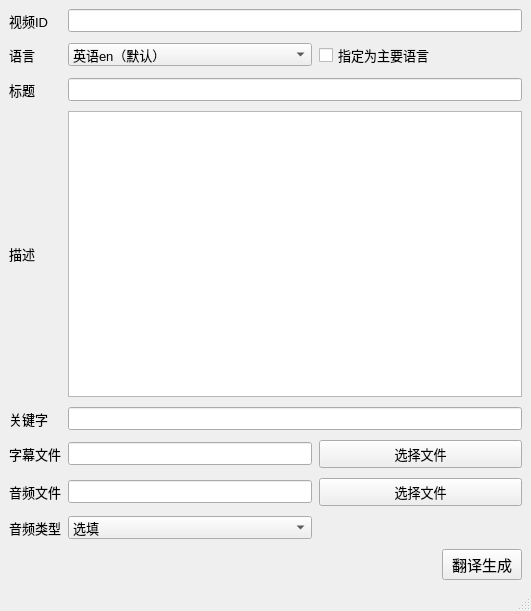
<?xml version="1.0" encoding="UTF-8"?>
<ui version="4.0">
 <class>MainWindow</class>
 <widget class="QMainWindow" name="MainWindow">
  <property name="geometry">
   <rect>
    <x>0</x>
    <y>0</y>
    <width>531</width>
    <height>611</height>
   </rect>
  </property>
  <property name="windowTitle">
   <string>MainWindow</string>
  </property>
  <widget class="QWidget" name="centralwidget">
   <layout class="QGridLayout" name="gridLayout" columnstretch="0,0,0,0,0,0,0">
    <property name="rightMargin">
     <number>9</number>
    </property>
    <property name="horizontalSpacing">
     <number>7</number>
    </property>
    <property name="verticalSpacing">
     <number>10</number>
    </property>
    <item row="6" column="0">
     <widget class="QLabel" name="label_6">
      <property name="font">
       <font>
        <pointsize>10</pointsize>
       </font>
      </property>
      <property name="text">
       <string>字幕文件</string>
      </property>
     </widget>
    </item>
    <item row="3" column="2" colspan="4">
     <widget class="QLineEdit" name="title_con">
      <property name="font">
       <font>
        <pointsize>10</pointsize>
       </font>
      </property>
     </widget>
    </item>
    <item row="0" column="2" colspan="4">
     <widget class="QLineEdit" name="video_id_con">
      <property name="font">
       <font>
        <pointsize>10</pointsize>
       </font>
      </property>
      <property name="text">
       <string/>
      </property>
     </widget>
    </item>
    <item row="5" column="2" colspan="4">
     <widget class="QLineEdit" name="key_con">
      <property name="font">
       <font>
        <pointsize>10</pointsize>
       </font>
      </property>
     </widget>
    </item>
    <item row="0" column="0">
     <widget class="QLabel" name="label">
      <property name="font">
       <font>
        <pointsize>10</pointsize>
       </font>
      </property>
      <property name="text">
       <string>视频ID</string>
      </property>
     </widget>
    </item>
    <item row="9" column="2">
     <widget class="QLineEdit" name="audio_file_con">
      <property name="font">
       <font>
        <pointsize>10</pointsize>
       </font>
      </property>
     </widget>
    </item>
    <item row="4" column="0">
     <widget class="QLabel" name="label_4">
      <property name="font">
       <font>
        <pointsize>10</pointsize>
       </font>
      </property>
      <property name="text">
       <string>描述</string>
      </property>
     </widget>
    </item>
    <item row="6" column="2">
     <widget class="QLineEdit" name="srt_file_con">
      <property name="font">
       <font>
        <pointsize>10</pointsize>
       </font>
      </property>
      <property name="text">
       <string/>
      </property>
     </widget>
    </item>
    <item row="5" column="0">
     <widget class="QLabel" name="label_5">
      <property name="font">
       <font>
        <pointsize>10</pointsize>
       </font>
      </property>
      <property name="text">
       <string>关键字</string>
      </property>
     </widget>
    </item>
    <item row="2" column="0">
     <widget class="QLabel" name="label_2">
      <property name="font">
       <font>
        <pointsize>10</pointsize>
       </font>
      </property>
      <property name="text">
       <string>语言</string>
      </property>
     </widget>
    </item>
    <item row="9" column="0">
     <widget class="QLabel" name="label_7">
      <property name="font">
       <font>
        <pointsize>10</pointsize>
       </font>
      </property>
      <property name="text">
       <string>音频文件</string>
      </property>
     </widget>
    </item>
    <item row="4" column="2" colspan="4">
     <widget class="QPlainTextEdit" name="desc_con">
      <property name="font">
       <font>
        <pointsize>10</pointsize>
       </font>
      </property>
     </widget>
    </item>
    <item row="12" column="0">
     <widget class="QLabel" name="label_8">
      <property name="font">
       <font>
        <pointsize>10</pointsize>
       </font>
      </property>
      <property name="text">
       <string>音频类型</string>
      </property>
     </widget>
    </item>
    <item row="3" column="0">
     <widget class="QLabel" name="label_3">
      <property name="font">
       <font>
        <pointsize>10</pointsize>
       </font>
      </property>
      <property name="text">
       <string>标题</string>
      </property>
     </widget>
    </item>
    <item row="12" column="2">
     <widget class="QComboBox" name="audio_choice">
      <property name="font">
       <font>
        <pointsize>10</pointsize>
       </font>
      </property>
      <item>
       <property name="text">
        <string>选填</string>
       </property>
      </item>
      <item>
       <property name="text">
        <string>localized_audio</string>
       </property>
      </item>
      <item>
       <property name="text">
        <string>audio_description</string>
       </property>
      </item>
      <item>
       <property name="text">
        <string>commentary</string>
       </property>
      </item>
     </widget>
    </item>
    <item row="9" column="3" colspan="3">
     <widget class="QPushButton" name="choiceaudio_button_">
      <property name="font">
       <font>
        <pointsize>10</pointsize>
       </font>
      </property>
      <property name="text">
       <string>选择文件</string>
      </property>
     </widget>
    </item>
    <item row="6" column="3" colspan="3">
     <widget class="QPushButton" name="choicesrt_button">
      <property name="font">
       <font>
        <pointsize>10</pointsize>
       </font>
      </property>
      <property name="text">
       <string>选择文件</string>
      </property>
     </widget>
    </item>
    <item row="2" column="2">
     <widget class="QComboBox" name="lang_choice">
      <property name="font">
       <font>
        <pointsize>10</pointsize>
       </font>
      </property>
      <item>
       <property name="text">
        <string>英语en（默认）</string>
       </property>
      </item>
      <item>
       <property name="text">
        <string>韩语kor</string>
       </property>
      </item>
      <item>
       <property name="text">
        <string>泰语th</string>
       </property>
      </item>
      <item>
       <property name="text">
        <string>葡萄牙语pt</string>
       </property>
      </item>
      <item>
       <property name="text">
        <string>希腊语el</string>
       </property>
      </item>
      <item>
       <property name="text">
        <string>保加利亚语bul</string>
       </property>
      </item>
      <item>
       <property name="text">
        <string>芬兰语fin</string>
       </property>
      </item>
      <item>
       <property name="text">
        <string>斯洛文尼亚slo</string>
       </property>
      </item>
      <item>
       <property name="text">
        <string>法语fra</string>
       </property>
      </item>
      <item>
       <property name="text">
        <string>阿拉伯语ara</string>
       </property>
      </item>
      <item>
       <property name="text">
        <string>德语de</string>
       </property>
      </item>
      <item>
       <property name="text">
        <string>荷兰语nl</string>
       </property>
      </item>
      <item>
       <property name="text">
        <string>爱沙尼亚语est</string>
       </property>
      </item>
      <item>
       <property name="text">
        <string>捷克语cs</string>
       </property>
      </item>
      <item>
       <property name="text">
        <string>瑞典语swe</string>
       </property>
      </item>
      <item>
       <property name="text">
        <string>越南语vie</string>
       </property>
      </item>
      <item>
       <property name="text">
        <string>日语jp</string>
       </property>
      </item>
      <item>
       <property name="text">
        <string>西班牙语spa</string>
       </property>
      </item>
      <item>
       <property name="text">
        <string>俄语ru</string>
       </property>
      </item>
      <item>
       <property name="text">
        <string>意大利语it</string>
       </property>
      </item>
      <item>
       <property name="text">
        <string>波兰语pl</string>
       </property>
      </item>
      <item>
       <property name="text">
        <string>丹麦语dan</string>
       </property>
      </item>
      <item>
       <property name="text">
        <string>罗马尼亚语rom</string>
       </property>
      </item>
      <item>
       <property name="text">
        <string>匈牙利语hul</string>
       </property>
      </item>
     </widget>
    </item>
    <item row="2" column="3" colspan="2">
     <widget class="QCheckBox" name="mainornot">
      <property name="font">
       <font>
        <pointsize>10</pointsize>
       </font>
      </property>
      <property name="text">
       <string>指定为主要语言</string>
      </property>
     </widget>
    </item>
    <item row="13" column="5" rowspan="2">
     <widget class="QPushButton" name="synthetise">
      <property name="font">
       <font>
        <pointsize>11</pointsize>
       </font>
      </property>
      <property name="text">
       <string>翻译生成</string>
      </property>
     </widget>
    </item>
   </layout>
  </widget>
  <widget class="QMenuBar" name="menubar">
   <property name="geometry">
    <rect>
     <x>0</x>
     <y>0</y>
     <width>531</width>
     <height>22</height>
    </rect>
   </property>
  </widget>
  <widget class="QStatusBar" name="statusbar"/>
 </widget>
 <resources/>
 <connections/>
</ui>
